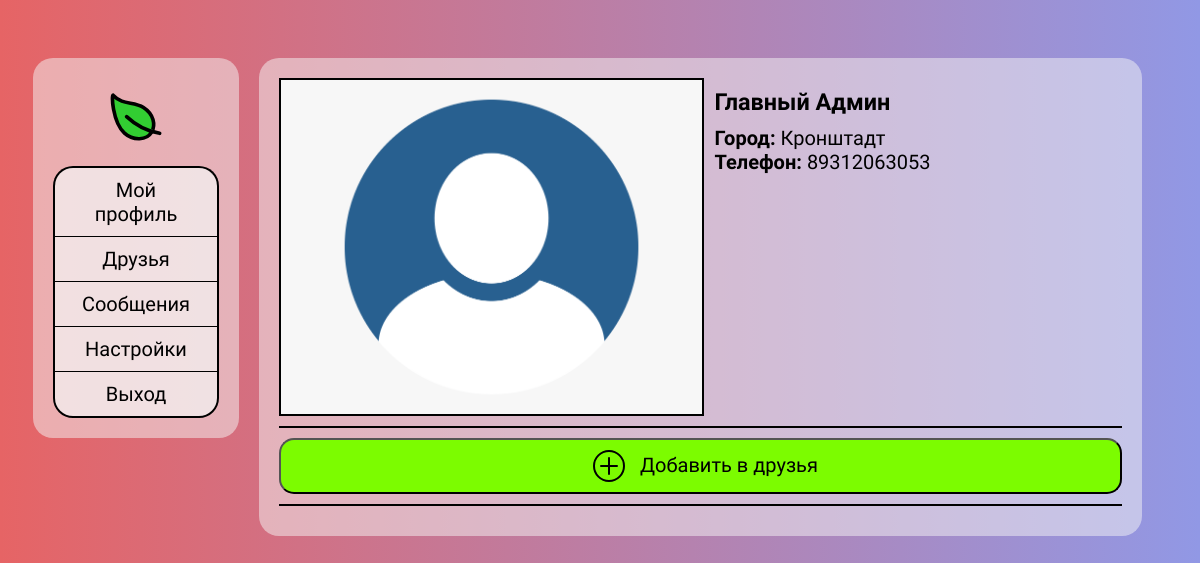
Page /user/4 on the committed database.
### userprofile/models.py (models this page shows, shortened)
class GreenLeafUserProfile(models.Model):
    id = models.PositiveIntegerField(primary_key=True, unique=True)
    profile_picture = models.ImageField(default='/pictures/default.png', upload_to='pictures')
    user = models.OneToOneField(User, on_delete=models.CASCADE)
    city = models.CharField(max_length=63, blank=True)
    phone = models.CharField(max_length=15, blank=True)

### userprofile/views.py (the view)
# urls.py: path('user/<str:user_id>', profileViewWithId, name='profile'),
def profileViewWithId(request, user_id):
    user = get_object_or_404(User, id=user_id)
    user_profile = get_object_or_404(GreenLeafUserProfile, id=user_id)
    args = {'greenLeafUser': user,
            'userProfile': user_profile}
    return render(request, 'userprofile/userProfile.html', args)

### templates/userprofile/userProfile.html (shortened to what this page needs)
{% extends 'base.html' %}
{% block body %}
    <div id="mainContent">
        <div id="profileInfoContent">
            <img id="profileImage" src="{{ userProfile.profile_picture.url }}" alt="Фото профиля">
            <h3 id="fullName">{{ greenLeafUser.last_name }} {{ greenLeafUser.first_name }}</h3>
            {% if userProfile.city %}<strong>Город: </strong> {{ userProfile.city }}<br>{% endif %}
            {% if userProfile.phone %}<strong>Телефон: </strong> {{ userProfile.phone }}<br>{% endif %}
        </div>
        {% if user.id != greenLeafUser.id %}
            <div id="buttonChanger">
                <button class="button add-friend">
                    Добавить в друзья
                </button>
            </div>
        {% endif %}
    </div>
{% endblock %}

### templates/base.html (style rules this page uses)
body { background: linear-gradient(0.25turn, #e66465, #9198e5); font-family: 'Pangolin', cursive; font-size: 20px; }
#mainContent { padding: 20px; background: rgba(245, 245, 245, 0.5); display: flex; flex-direction: column; border-radius: 20px; margin: 10px; }

### templates/userprofile/userProfile.html (style rules this page uses)
#profileImage { border: 2px solid black; width: 50%; float: left; margin: 0 10px 10px 0; }
#fullName { margin: 10px 0; }
#profileInfoContent { border-width: 0 0 2px 0; border-style: solid; border-top-color: black; }
.button { width: 100%; margin: 10px 0; padding: 10px 0 15px 0; border-radius: 15px; outline: none; font-family: 'Pangolin', cursive; font-size: 20px; cursor: pointer; }
.add-friend { background-color: lawngreen; display: none; }
.add-friend svg { margin: 0 10px -10px 10px; }
#buttonChanger { border-width: 0 0 2px 0; border-style: solid; border-top-color: black; margin-bottom: 10px; }

### rows in the picture
GreenLeafUserProfile: profile_picture (placeholder picture), city "Кронштадт", phone "89312063053"

### other values in the picture
{{ greenLeafUser.last_name }} "Главный"
{{ greenLeafUser.first_name }} "Админ"
